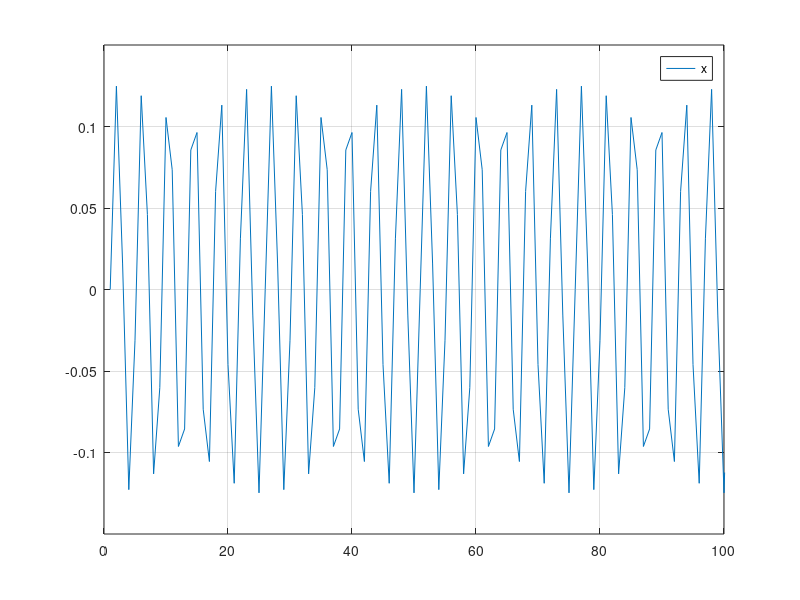
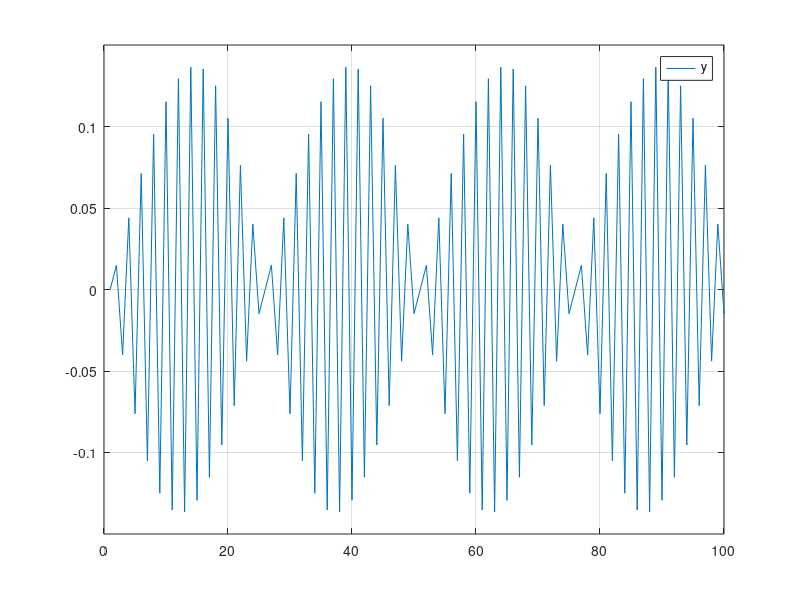
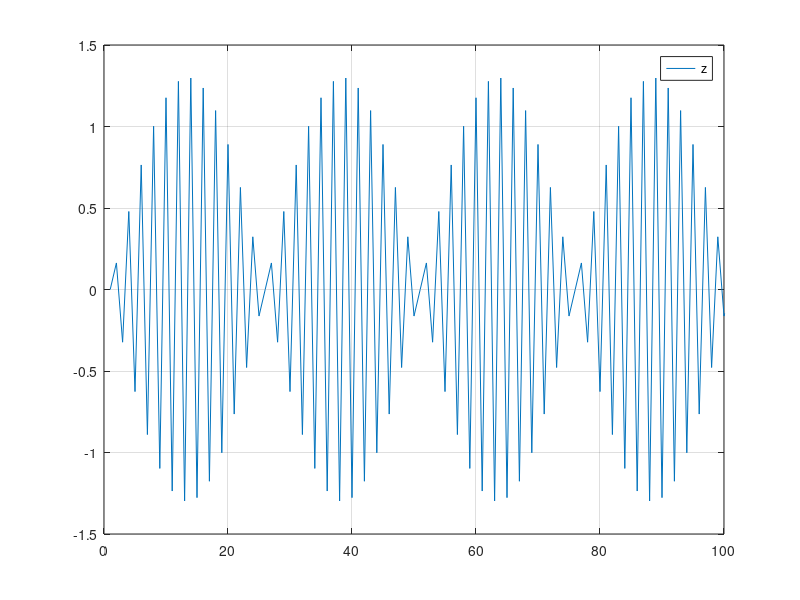

Reproduce these figures in MATLAB, in order.
% FM parameters
n = 24;
A = 3/n;
 
y(1) = 0.;
x(1) = 0.;
z(1) = 0.;

% loop x(k) for derivates x(k-1), x(k+1) 
for k = 1:102,
    x(k) = A * sin((2*pi*n*(k-1))/100);
end

% loop z, y, first and second order derivatives
for k = 2:101,
    dx = (x(k+1) - x(k-1))/2;
    dx2 = x(k+1) - 2*x(k) + x(k-1);
    y(k) = (x(k)*dx)/(sqrt(0.148* dx*dx - 0.148 * x(k) * dx2));
    z(k) = 1.3 * sin( (4*pi * n * (k-1))/100 )  ;
end

% x,y,z arrays output
x
y
z

% graphs for x,y,z
figure
plot(x)
legend('x')
axis([0, 100, -0.15, 0.15 ])

grid

figure
plot(y)
legend('y')
axis([0, 100, -0.15, 0.15 ])

grid

figure
plot(z)
legend('z')
axis([0, 100, -1.5, 1.5 ])

grid

% max. absolute error expression
a1 = abs (z - y);
fprintf('Max. abs. error:')
disp(max(a1))

% rms error expression
diff(1) = 0.;
for k = 2:101,
	diff(k) = (z(k)-y(k))^2;
end

summ = sum(diff);
sr = sqrt(summ/100);
fprintf('rms error:')

disp(sr)

% loop for x while eps = 0.0001
for k = 1:102,
    x(k) = A * sin((2* pi * (1.0001)* n * (1.0001) *(k-1))/100* (1.0001))* (1.0001);
end

% loop for y,z while eps = 0.0001
for k = 2:101,
    dx = (x(k+1) - x(k-1))/2* (5.0001);
    dx2 = x(k+1) - 2*x(k)* (1.0001) + x(k-1);
    y(k) = (x(k)* (1.0001)*dx)/(sqrt(0.148* (1.0001)* dx* (1.0001)*dx - 0.148 * (1.0001)* x(k) * dx2)* (1.0001));
    z(k) = 1.3 * sin( (4* (1.0001) *pi* (1.0001) * n * (k-1))/100 )  ;
end

% max. abs. error expression while eps = 0.0001
a2 = abs (z - y);
fprintf('Max. abs. error while eps = 0.0001:')
disp(max(a2))

% rms error expression while eps = 0.0001
diffe(1) = 0.;

for k = 2:101,
	diffe(k) = (z(k)-y(k))^2;
end
summ = sum(diffe);
sr = sqrt(summ/100);
	
fprintf('rms error while eps = 0.0001:')
disp(sr)

% worst sensitivity
for k = 1:102,
    x(k) = A * sin((2*pi*n*(k-1))/100);
end

format long 

for k = 2:101,
    dx = (x(k+1) - x(k-1))/2;
    dx2 = x(k+1) - 2*x(k) + x(k-1);
    y1(k) = (x(k)* (1.0001)*dx)/(sqrt(0.148* (1.0001)* dx* (1.0001)*dx - 0.148 * (1.0001)* x(k) * dx2)* (1.0001));
	y2(k) = (x(k)*dx)/(sqrt(0.148* dx*dx - 0.148 * x(k) * dx2));
	yy(k) = y1(k) - y2(k);
end

e = 0.0001;
m = max(yy);
worst_sens = m/e;

fprintf('Worst sensitivity:')
disp(worst_sens)